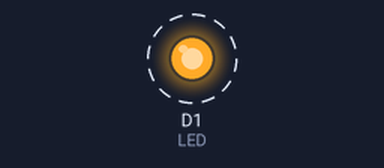
This sketch was run on a simulated ESP8266 (NodeMCU). On the bench: output pins drawn as LEDs (lit = HIGH). Dashed ring = blinking.

Above: at 0.05 s.
Timing chart, 0 to 3.0 s (numbered marks = the images above):
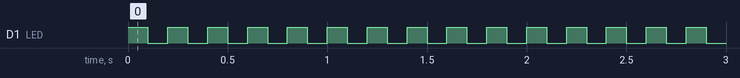

Measured:
- by itself, D1 (LED): alternates HIGH for 0.10 s and LOW for 0.10 s

The sketch:

esp8266led_blink.ino
```cpp
/*
# copy this program and paste to arduino IDE editor

Objective: Blink Inbuilt LED (D0) on NODEMCU
Developed By: Rahul Shrivastava

Hardware Connections: Not Required
*/
const int LED = D1;

void setup() {
  pinMode(LED, OUTPUT);// set the direction of D0(LED) as OUTPUT
}

void loop() {
  digitalWrite(D1, HIGH); // Turn OFF LED
  delay(100);// Delay of 100 ms
  digitalWrite(D1, LOW);// Turn ON LED
  delay(100);// delay 100
}
```
